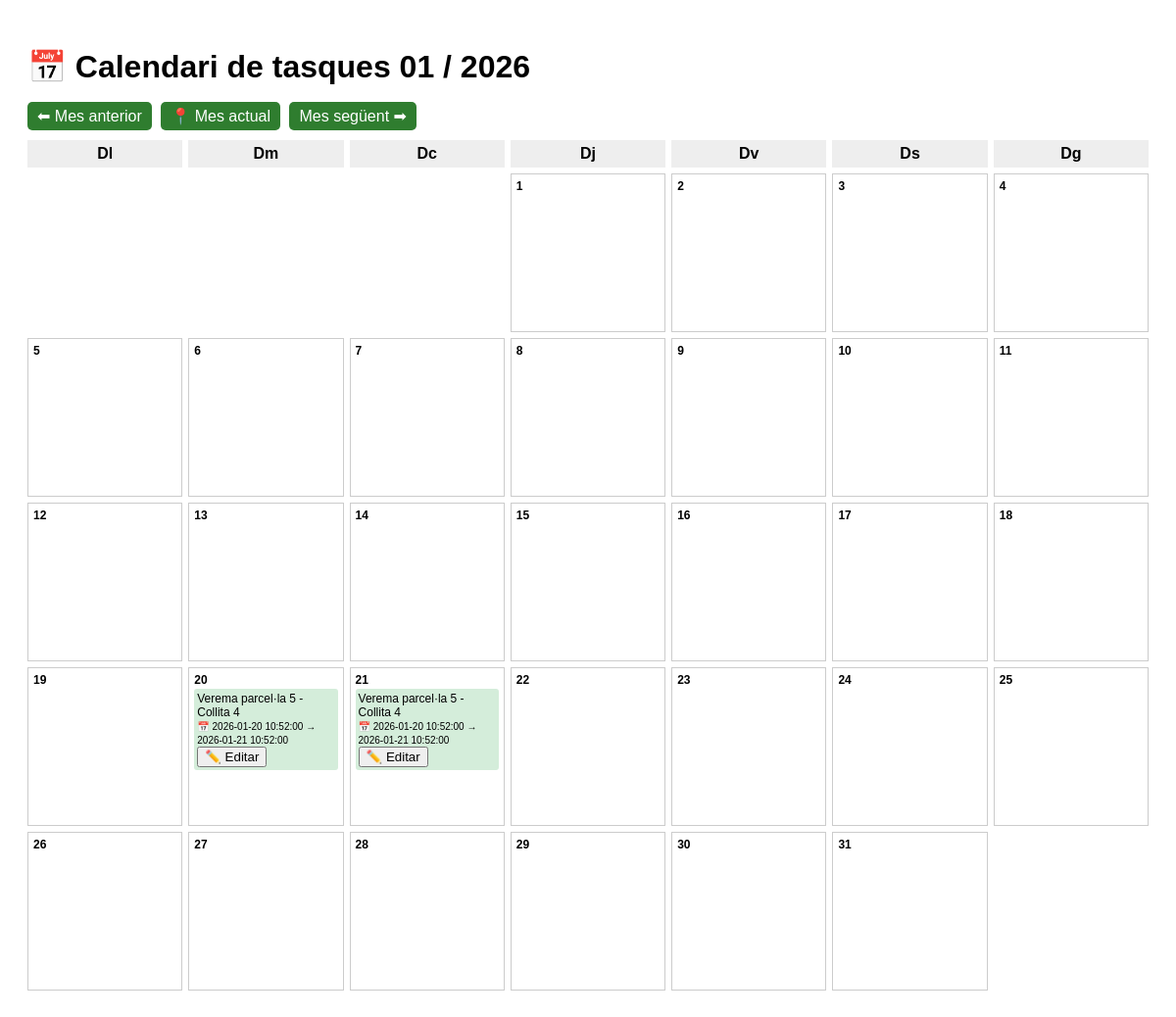
/PHP/calendari_tasques.php?mes=01&any=2026, run on the app's committed database.
### tables this page shows
CREATE TABLE `tasca` (
  `id_tasca` int(11) NOT NULL AUTO_INCREMENT,
  `nom_tasca` varchar(150) NOT NULL,
  `tipus_tasca` varchar(100) DEFAULT NULL,
  `id_sector` int(11) DEFAULT NULL,
  `data_inici` date DEFAULT NULL,
  `data_final` date DEFAULT NULL,
  `durada_estimada` varchar(50) DEFAULT NULL,
  `personal_requerit` int(11) DEFAULT NULL,
  `equipament_necessari` text DEFAULT NULL,
  `instruccions` text DEFAULT NULL,
  `dependencies` text DEFAULT NULL,
  `estat` enum('Planificada','En curs','Feta','Cancel·lada') DEFAULT 'Planificada',
  `created_at` timestamp NOT NULL DEFAULT current_timestamp(),
  `id_aplicacio` int(11) DEFAULT NULL,
  `collita_id` int(11) DEFAULT NULL,
  `data_inici_real` datetime DEFAULT NULL,
  `data_fi_real` datetime DEFAULT NULL,
  `notes` text DEFAULT NULL,
  `foto` varchar(255) DEFAULT NULL,
  PRIMARY KEY (`id_tasca`),
  KEY `fk_tasca_sector` (`id_sector`),
  KEY `fk_tasca_aplicacio` (`id_aplicacio`),
  KEY `fk_tasca_collita` (`collita_id`),
  CONSTRAINT `fk_tasca_aplicacio` FOREIGN KEY (`id_aplicacio`) REFERENCES `aplicacio` (`id_aplicacio`) ON DELETE SET NULL ON UPDATE CASCADE,
  CONSTRAINT `fk_tasca_collita` FOREIGN KEY (`collita_id`) REFERENCES `collita` (`collita_id`) ON DELETE SET NULL ON UPDATE CASCADE,
  CONSTRAINT `fk_tasca_sector` FOREIGN KEY (`id_sector`) REFERENCES `sector` (`id_sector`)
);

### PHP/calendari_tasques.php (the view, shortened to what this page needs)
<?php
$conn = new mysqli("localhost","root","","web");
$conn->set_charset("utf8");
$mes = $_GET['mes'] ?? date('m');
$any = $_GET['any'] ?? date('Y');
$primer_dia = "$any-$mes-01";
$dies_mes = date('t', strtotime($primer_dia));
$dia_setmana = date('N', strtotime($primer_dia));
$tascas = $conn->query("
SELECT id_tasca, nom_tasca, data_inici, data_final, estat,
       data_inici_real, data_fi_real, notes, foto
FROM tasca
WHERE
    COALESCE(data_inici_real, data_inici) <= LAST_DAY('$primer_dia')
AND COALESCE(data_fi_real, data_final, data_inici_real, data_inici) >= '$primer_dia'
");
$cal = [];
while ($t = $tascas->fetch_assoc()) {
    $start = $t['data_inici_real'] ?: $t['data_inici'];
    $end   = $t['data_fi_real'] ?: ($t['data_final'] ?: $start);
    for ($d = strtotime($start); $d <= strtotime($end); $d = strtotime("+1 day", $d)) {
        if (date('Y-m', $d) === "$any-$mes") {
            $dia = date('j', $d);
            $cal[$dia][] = $t;
        }
    }
}
$prevMes = date('m', strtotime("-1 month", strtotime($primer_dia)));
$prevAny = date('Y', strtotime("-1 month", strtotime($primer_dia)));
$nextMes = date('m', strtotime("+1 month", strtotime($primer_dia)));
$nextAny = date('Y', strtotime("+1 month", strtotime($primer_dia)));
?>
<!DOCTYPE html>
<html lang="ca">
<head>
</head>
<body>
<h1>📅 Calendari de tasques <?= "$mes / $any" ?></h1>
<div class="nav">
    <a href="?mes=<?= $prevMes ?>&any=<?= $prevAny ?>">⬅ Mes anterior</a>
    <a href="?mes=<?= date('m') ?>&any=<?= date('Y') ?>">📍 Mes actual</a>
    <a href="?mes=<?= $nextMes ?>&any=<?= $nextAny ?>">Mes següent ➡</a>
</div>
<div class="calendar">
<?php
$dias = ['Dl','Dm','Dc','Dj','Dv','Ds','Dg'];
foreach ($dias as $d) echo "<div class='header'>$d</div>";
for ($i=1; $i<$dia_setmana; $i++) echo "<div></div>";
for ($dia=1; $dia<=$dies_mes; $dia++):
?>
<div class="day">
<strong><?= $dia ?></strong>
<?php
if (!empty($cal[$dia])):
foreach ($cal[$dia] as $t):
$cls = strtolower(str_replace(' ','_',$t['estat']));
?>
<div class="<?= $cls ?>">
<?= htmlspecialchars($t['nom_tasca']) ?>
<?php if ($t['data_inici_real'] && $t['data_fi_real']): ?>
<br><small>📅 <?= $t['data_inici_real'] ?> → <?= $t['data_fi_real'] ?></small>
<?php endif; ?>
<br>
<button onclick="openModal(<?= $t['id_tasca'] ?>)">✏️ Editar</button>
</div>
<?php endforeach; endif; ?>
</div>
<?php endfor; ?>
</div>
</body>
</html>

### PHP/calendari_tasques.php (style rules this page uses)
body { font-family: Arial; padding:20px; }
.calendar { display:grid; grid-template-columns:repeat(7,1fr); gap:6px; }
.day { border:1px solid #ccc; min-height:150px; padding:5px; font-size:12px; }
.header { background:#eee; font-weight:bold; text-align:center; padding:5px; }
.feta { background:#d4edda; padding:3px; margin:2px 0; border-radius:3px; }
.nav { margin-bottom:15px; }
.nav a { text-decoration:none; padding:6px 10px; background:#2f7d2f; color:white; border-radius:5px; margin-right:5px; }

### data on the page
tasca: nom_tasca "Verema parcel·la 5 - Collita 4", data_inici_real "2026-01-20 10:52:00", data_fi_real "2026-01-21 10:52:00"

### other printed values
$mes "01"
$any "2026"
$d "Dl"
$d "Dm"
$d "Dc"
$d "Dj"
$d "Dv"
$d "Ds"
$d "Dg"
